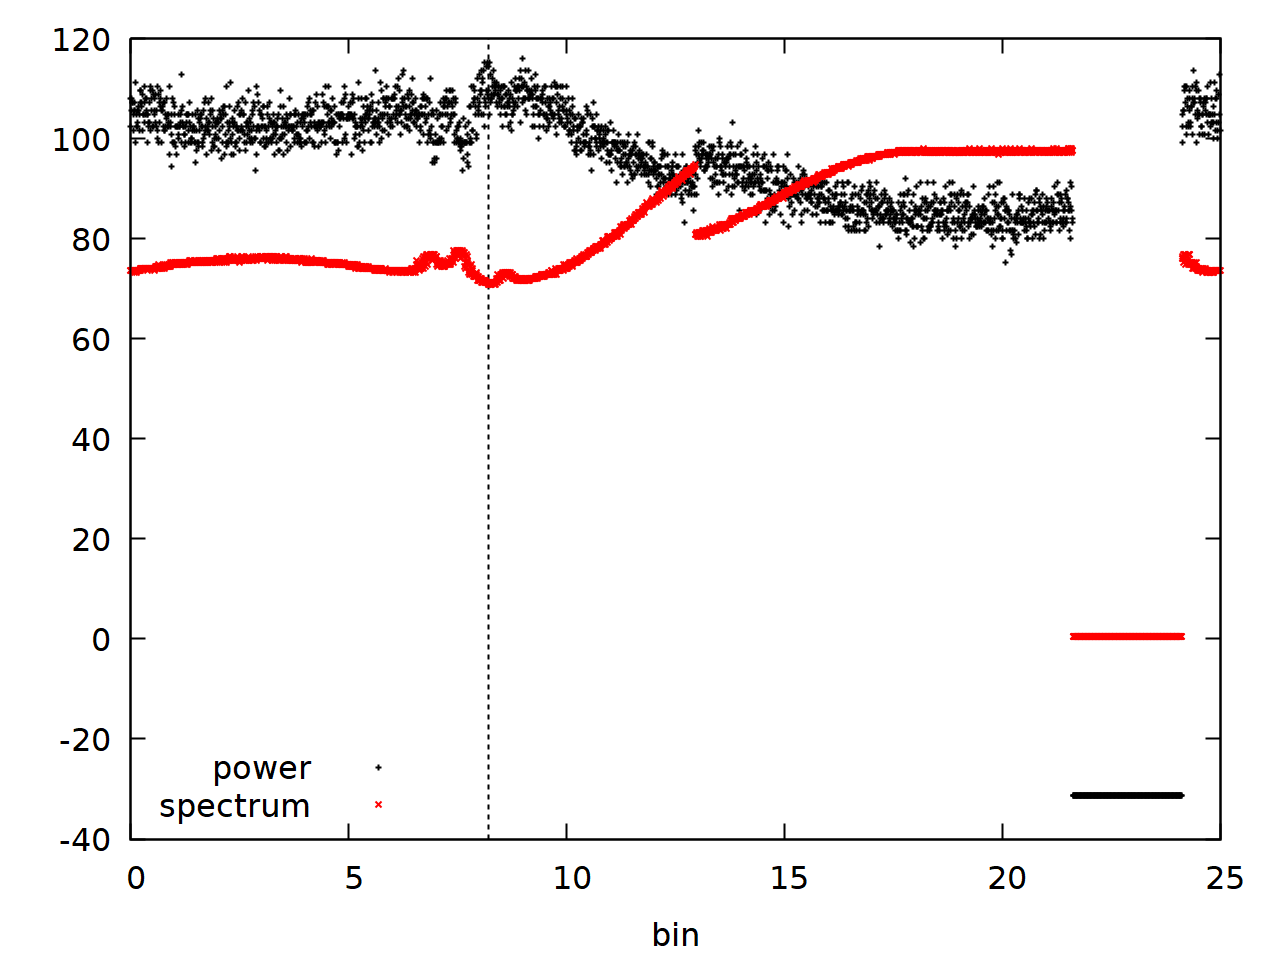

This figure's gnuplot source:
set samples 1000 
set term pngcairo size 1280,960 fontscale 2 linewidth 2

set xlabel "bin"
set ylabel ""

unset xrange
set key bottom left

set arrow from 8.2, graph 0 to 8.2, graph 1 nohead lt rgb "black" dt '-'

set output 'oszi.png' 
p 'oszi.txt' u 1:(10000*$2) title "power" lt rgb "black",\
	'oszi.txt' u 1:3 title "spectrum" lt rgb "red"

	
	
